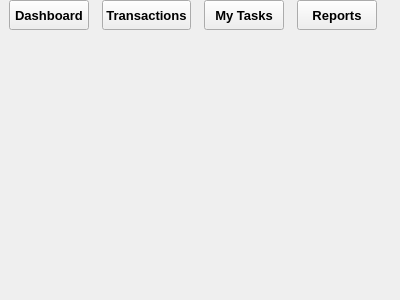
<?xml version="1.0" encoding="UTF-8"?>
<ui version="4.0">
 <class>Projects_SideBar</class>
 <widget class="QWidget" name="Projects_SideBar">
  <property name="geometry">
   <rect>
    <x>0</x>
    <y>0</y>
    <width>400</width>
    <height>300</height>
   </rect>
  </property>
  <property name="windowTitle">
   <string>Form</string>
  </property>
  <layout class="QGridLayout" name="gridLayout">
   <property name="leftMargin">
    <number>0</number>
   </property>
   <property name="topMargin">
    <number>0</number>
   </property>
   <property name="rightMargin">
    <number>0</number>
   </property>
   <property name="bottomMargin">
    <number>0</number>
   </property>
   <property name="spacing">
    <number>0</number>
   </property>
   <item row="0" column="0" colspan="2">
    <widget class="QWidget" name="topWidget" native="true">
     <property name="sizePolicy">
      <sizepolicy hsizetype="Preferred" vsizetype="Maximum">
       <horstretch>0</horstretch>
       <verstretch>0</verstretch>
      </sizepolicy>
     </property>
     <property name="minimumSize">
      <size>
       <width>0</width>
       <height>0</height>
      </size>
     </property>
     <layout class="QHBoxLayout" name="horizontalLayout">
      <property name="spacing">
       <number>13</number>
      </property>
      <property name="topMargin">
       <number>0</number>
      </property>
      <property name="bottomMargin">
       <number>0</number>
      </property>
      <item>
       <widget class="QPushButton" name="dashboardPushButton">
        <property name="sizePolicy">
         <sizepolicy hsizetype="Fixed" vsizetype="Fixed">
          <horstretch>0</horstretch>
          <verstretch>0</verstretch>
         </sizepolicy>
        </property>
        <property name="minimumSize">
         <size>
          <width>0</width>
          <height>30</height>
         </size>
        </property>
        <property name="font">
         <font>
          <pointsize>10</pointsize>
          <weight>75</weight>
          <bold>true</bold>
         </font>
        </property>
        <property name="cursor">
         <cursorShape>PointingHandCursor</cursorShape>
        </property>
        <property name="styleSheet">
         <string notr="true"/>
        </property>
        <property name="text">
         <string>Dashboard</string>
        </property>
        <property name="flat">
         <bool>false</bool>
        </property>
       </widget>
      </item>
      <item>
       <widget class="QPushButton" name="transactionsPushButton">
        <property name="minimumSize">
         <size>
          <width>0</width>
          <height>30</height>
         </size>
        </property>
        <property name="font">
         <font>
          <pointsize>10</pointsize>
          <weight>75</weight>
          <bold>true</bold>
         </font>
        </property>
        <property name="cursor">
         <cursorShape>PointingHandCursor</cursorShape>
        </property>
        <property name="text">
         <string>Transactions</string>
        </property>
        <property name="flat">
         <bool>false</bool>
        </property>
       </widget>
      </item>
      <item>
       <widget class="QPushButton" name="myTasksPushButton">
        <property name="sizePolicy">
         <sizepolicy hsizetype="Fixed" vsizetype="Fixed">
          <horstretch>0</horstretch>
          <verstretch>0</verstretch>
         </sizepolicy>
        </property>
        <property name="minimumSize">
         <size>
          <width>0</width>
          <height>30</height>
         </size>
        </property>
        <property name="font">
         <font>
          <pointsize>10</pointsize>
          <weight>75</weight>
          <bold>true</bold>
         </font>
        </property>
        <property name="cursor">
         <cursorShape>PointingHandCursor</cursorShape>
        </property>
        <property name="text">
         <string>My Tasks</string>
        </property>
        <property name="flat">
         <bool>false</bool>
        </property>
       </widget>
      </item>
      <item>
       <widget class="QPushButton" name="reportsPushButton">
        <property name="sizePolicy">
         <sizepolicy hsizetype="Fixed" vsizetype="Fixed">
          <horstretch>0</horstretch>
          <verstretch>0</verstretch>
         </sizepolicy>
        </property>
        <property name="minimumSize">
         <size>
          <width>0</width>
          <height>30</height>
         </size>
        </property>
        <property name="font">
         <font>
          <pointsize>10</pointsize>
          <weight>75</weight>
          <bold>true</bold>
         </font>
        </property>
        <property name="cursor">
         <cursorShape>PointingHandCursor</cursorShape>
        </property>
        <property name="text">
         <string>Reports</string>
        </property>
        <property name="flat">
         <bool>false</bool>
        </property>
       </widget>
      </item>
      <item>
       <spacer name="horizontalSpacer">
        <property name="orientation">
         <enum>Qt::Horizontal</enum>
        </property>
        <property name="sizeHint" stdset="0">
         <size>
          <width>40</width>
          <height>20</height>
         </size>
        </property>
       </spacer>
      </item>
     </layout>
    </widget>
   </item>
   <item row="1" column="0">
    <widget class="QScrollArea" name="scrollArea">
     <property name="sizePolicy">
      <sizepolicy hsizetype="Fixed" vsizetype="Expanding">
       <horstretch>0</horstretch>
       <verstretch>0</verstretch>
      </sizepolicy>
     </property>
     <property name="minimumSize">
      <size>
       <width>200</width>
       <height>0</height>
      </size>
     </property>
     <property name="maximumSize">
      <size>
       <width>200</width>
       <height>16777215</height>
      </size>
     </property>
     <property name="frameShape">
      <enum>QFrame::NoFrame</enum>
     </property>
     <property name="lineWidth">
      <number>0</number>
     </property>
     <property name="sizeAdjustPolicy">
      <enum>QAbstractScrollArea::AdjustIgnored</enum>
     </property>
     <property name="widgetResizable">
      <bool>true</bool>
     </property>
     <widget class="QWidget" name="scrollAreaWidgetContents">
      <property name="geometry">
       <rect>
        <x>0</x>
        <y>0</y>
        <width>200</width>
        <height>270</height>
       </rect>
      </property>
      <layout class="QVBoxLayout" name="verticalLayout_3"/>
     </widget>
    </widget>
   </item>
   <item row="1" column="1">
    <layout class="QVBoxLayout" name="widgetLayout">
     <property name="leftMargin">
      <number>0</number>
     </property>
     <property name="topMargin">
      <number>0</number>
     </property>
     <property name="rightMargin">
      <number>0</number>
     </property>
     <property name="bottomMargin">
      <number>0</number>
     </property>
    </layout>
   </item>
  </layout>
 </widget>
 <resources/>
 <connections/>
</ui>
